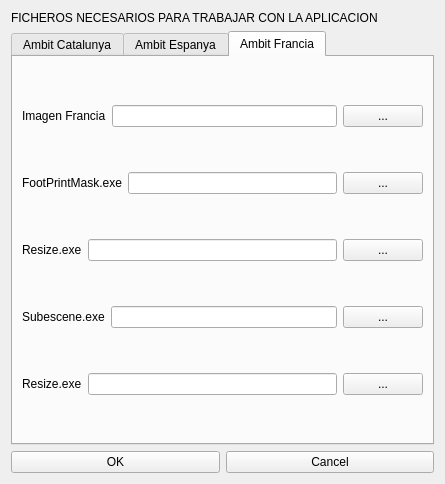
<?xml version="1.0" encoding="UTF-8"?>
<ui version="4.0">
 <class>DialogPre</class>
 <widget class="QDialog" name="DialogPre">
  <property name="geometry">
   <rect>
    <x>0</x>
    <y>0</y>
    <width>445</width>
    <height>484</height>
   </rect>
  </property>
  <property name="windowTitle">
   <string>Dialog</string>
  </property>
  <layout class="QVBoxLayout" name="verticalLayout_4">
   <item>
    <widget class="QLabel" name="label">
     <property name="text">
      <string>FICHEROS NECESARIOS PARA TRABAJAR CON LA APLICACION</string>
     </property>
    </widget>
   </item>
   <item>
    <widget class="QTabWidget" name="tabWidget">
     <property name="currentIndex">
      <number>2</number>
     </property>
     <widget class="QWidget" name="tab">
      <attribute name="title">
       <string>Ambit Catalunya</string>
      </attribute>
      <layout class="QVBoxLayout" name="verticalLayout">
       <item>
        <layout class="QHBoxLayout" name="horizontalLayout">
         <item>
          <widget class="QLabel" name="labelCatalunya">
           <property name="text">
            <string>Imagen Catalunya</string>
           </property>
          </widget>
         </item>
         <item>
          <widget class="QLineEdit" name="lineEditCatlunya">
           <property name="readOnly">
            <bool>true</bool>
           </property>
          </widget>
         </item>
         <item>
          <widget class="QPushButton" name="pushButtonCatalunya">
           <property name="text">
            <string>...</string>
           </property>
          </widget>
         </item>
        </layout>
       </item>
       <item>
        <layout class="QHBoxLayout" name="horizontalLayout_9">
         <item>
          <widget class="QLabel" name="labelExtractionCatalunya">
           <property name="text">
            <string>Extraction.exe</string>
           </property>
          </widget>
         </item>
         <item>
          <widget class="QLineEdit" name="lineEditExtractionCatalunya">
           <property name="readOnly">
            <bool>true</bool>
           </property>
          </widget>
         </item>
         <item>
          <widget class="QPushButton" name="pushButtonExtractionCatalunya">
           <property name="text">
            <string>...</string>
           </property>
          </widget>
         </item>
        </layout>
       </item>
       <item>
        <layout class="QHBoxLayout" name="horizontalLayout_10">
         <item>
          <widget class="QLabel" name="labelResizeCatalunya">
           <property name="text">
            <string>Resize.exe</string>
           </property>
          </widget>
         </item>
         <item>
          <widget class="QLineEdit" name="lineEditResizeCatalunya">
           <property name="readOnly">
            <bool>true</bool>
           </property>
          </widget>
         </item>
         <item>
          <widget class="QPushButton" name="pushButtonResizeCatalunya">
           <property name="text">
            <string>...</string>
           </property>
          </widget>
         </item>
        </layout>
       </item>
       <item>
        <layout class="QHBoxLayout" name="horizontalLayout_11">
         <item>
          <widget class="QLabel" name="labelFootPrintMaskCatalunya">
           <property name="text">
            <string>FootPrintMask.exe</string>
           </property>
          </widget>
         </item>
         <item>
          <widget class="QLineEdit" name="lineEditFootPrintMaskCatalunya">
           <property name="readOnly">
            <bool>true</bool>
           </property>
          </widget>
         </item>
         <item>
          <widget class="QPushButton" name="pushButtonFootPrintMaskCatalunya">
           <property name="text">
            <string>...</string>
           </property>
          </widget>
         </item>
        </layout>
       </item>
       <item>
        <layout class="QHBoxLayout" name="horizontalLayout_12">
         <item>
          <widget class="QLabel" name="labelSubesceneCatalunya">
           <property name="text">
            <string>Subescene.exe</string>
           </property>
          </widget>
         </item>
         <item>
          <widget class="QLineEdit" name="lineEditSubesceneCatalunya">
           <property name="readOnly">
            <bool>true</bool>
           </property>
          </widget>
         </item>
         <item>
          <widget class="QPushButton" name="pushButtonSubesceneCatalunya">
           <property name="text">
            <string>...</string>
           </property>
          </widget>
         </item>
        </layout>
       </item>
       <item>
        <layout class="QHBoxLayout" name="horizontalLayout_13">
         <item>
          <widget class="QLabel" name="labelGeoTransformationCatalunya">
           <property name="text">
            <string>GeoTransformation.exe</string>
           </property>
          </widget>
         </item>
         <item>
          <widget class="QLineEdit" name="lineEditGeoTransformationCatalunya">
           <property name="readOnly">
            <bool>true</bool>
           </property>
          </widget>
         </item>
         <item>
          <widget class="QPushButton" name="pushButtonGeoTransformationCatalunya">
           <property name="text">
            <string>...</string>
           </property>
          </widget>
         </item>
        </layout>
       </item>
      </layout>
     </widget>
     <widget class="QWidget" name="tab_2">
      <attribute name="title">
       <string>Ambit Espanya</string>
      </attribute>
      <layout class="QVBoxLayout" name="verticalLayout_2">
       <item>
        <layout class="QHBoxLayout" name="horizontalLayout_2">
         <item>
          <widget class="QLabel" name="labelEspanya">
           <property name="text">
            <string>Imagen Espanya</string>
           </property>
          </widget>
         </item>
         <item>
          <widget class="QLineEdit" name="lineEditEspanya">
           <property name="readOnly">
            <bool>true</bool>
           </property>
          </widget>
         </item>
         <item>
          <widget class="QPushButton" name="pushButtonEspanya">
           <property name="text">
            <string>...</string>
           </property>
          </widget>
         </item>
        </layout>
       </item>
       <item>
        <layout class="QHBoxLayout" name="horizontalLayout_14">
         <item>
          <widget class="QLabel" name="labelFootPrintMaskEspanya">
           <property name="text">
            <string>FootPrintMask.exe</string>
           </property>
          </widget>
         </item>
         <item>
          <widget class="QLineEdit" name="lineEditFootPrintMaskEspanya">
           <property name="readOnly">
            <bool>true</bool>
           </property>
          </widget>
         </item>
         <item>
          <widget class="QPushButton" name="pushButtonFootPrintMaskEspanya">
           <property name="text">
            <string>...</string>
           </property>
          </widget>
         </item>
        </layout>
       </item>
       <item>
        <layout class="QHBoxLayout" name="horizontalLayout_15">
         <item>
          <widget class="QLabel" name="labelResizeEspanya">
           <property name="text">
            <string>Resize.exe</string>
           </property>
          </widget>
         </item>
         <item>
          <widget class="QLineEdit" name="lineEditResizeEspanya">
           <property name="readOnly">
            <bool>true</bool>
           </property>
          </widget>
         </item>
         <item>
          <widget class="QPushButton" name="pushButtonResizeEspanya">
           <property name="text">
            <string>...</string>
           </property>
          </widget>
         </item>
        </layout>
       </item>
       <item>
        <layout class="QHBoxLayout" name="horizontalLayout_16">
         <item>
          <widget class="QLabel" name="labelSubesceneEspanya">
           <property name="text">
            <string>Subescene.exe</string>
           </property>
          </widget>
         </item>
         <item>
          <widget class="QLineEdit" name="lineEditSubesceneEspanya">
           <property name="readOnly">
            <bool>true</bool>
           </property>
          </widget>
         </item>
         <item>
          <widget class="QPushButton" name="pushButtonSubesceneEspanya">
           <property name="text">
            <string>...</string>
           </property>
          </widget>
         </item>
        </layout>
       </item>
       <item>
        <layout class="QHBoxLayout" name="horizontalLayout_17">
         <item>
          <widget class="QLabel" name="labelGeoTransformationEspanya">
           <property name="text">
            <string>GeoTransformation.exe</string>
           </property>
          </widget>
         </item>
         <item>
          <widget class="QLineEdit" name="lineEditGeoTransformationEspanya">
           <property name="readOnly">
            <bool>true</bool>
           </property>
          </widget>
         </item>
         <item>
          <widget class="QPushButton" name="pushButtonGeoTransformationEspanya">
           <property name="text">
            <string>...</string>
           </property>
          </widget>
         </item>
        </layout>
       </item>
      </layout>
     </widget>
     <widget class="QWidget" name="tab_3">
      <attribute name="title">
       <string>Ambit Francia</string>
      </attribute>
      <layout class="QVBoxLayout" name="verticalLayout_3">
       <item>
        <layout class="QHBoxLayout" name="horizontalLayout_3">
         <item>
          <widget class="QLabel" name="labelFrancia">
           <property name="text">
            <string>Imagen Francia</string>
           </property>
          </widget>
         </item>
         <item>
          <widget class="QLineEdit" name="lineEditFrancia">
           <property name="readOnly">
            <bool>true</bool>
           </property>
          </widget>
         </item>
         <item>
          <widget class="QPushButton" name="pushButtonFrancia">
           <property name="text">
            <string>...</string>
           </property>
          </widget>
         </item>
        </layout>
       </item>
       <item>
        <layout class="QHBoxLayout" name="horizontalLayout_4">
         <item>
          <widget class="QLabel" name="labelFootPrintMaskFrancia">
           <property name="text">
            <string>FootPrintMask.exe</string>
           </property>
          </widget>
         </item>
         <item>
          <widget class="QLineEdit" name="lineEditFootPrintMaskFrancia">
           <property name="readOnly">
            <bool>true</bool>
           </property>
          </widget>
         </item>
         <item>
          <widget class="QPushButton" name="pushButtonFootPrintMaskFrancia">
           <property name="text">
            <string>...</string>
           </property>
          </widget>
         </item>
        </layout>
       </item>
       <item>
        <layout class="QHBoxLayout" name="horizontalLayout_19">
         <item>
          <widget class="QLabel" name="labelResizeFrancia">
           <property name="text">
            <string>Resize.exe</string>
           </property>
          </widget>
         </item>
         <item>
          <widget class="QLineEdit" name="lineEditResizeFrancia">
           <property name="readOnly">
            <bool>true</bool>
           </property>
          </widget>
         </item>
         <item>
          <widget class="QPushButton" name="pushButtonResizeFrancia">
           <property name="text">
            <string>...</string>
           </property>
          </widget>
         </item>
        </layout>
       </item>
       <item>
        <layout class="QHBoxLayout" name="horizontalLayout_20">
         <item>
          <widget class="QLabel" name="labelSubesceneFrancia">
           <property name="text">
            <string>Subescene.exe</string>
           </property>
          </widget>
         </item>
         <item>
          <widget class="QLineEdit" name="lineEditSubesceneFrancia">
           <property name="readOnly">
            <bool>true</bool>
           </property>
          </widget>
         </item>
         <item>
          <widget class="QPushButton" name="pushButtonSubesceneFrancia">
           <property name="text">
            <string>...</string>
           </property>
          </widget>
         </item>
        </layout>
       </item>
       <item>
        <layout class="QHBoxLayout" name="horizontalLayout_21">
         <item>
          <widget class="QLabel" name="labelResizeFrancia_2">
           <property name="text">
            <string>Resize.exe</string>
           </property>
          </widget>
         </item>
         <item>
          <widget class="QLineEdit" name="lineEditResizeFrancia_2">
           <property name="readOnly">
            <bool>true</bool>
           </property>
          </widget>
         </item>
         <item>
          <widget class="QPushButton" name="pushButtonResizeFrancia_2">
           <property name="text">
            <string>...</string>
           </property>
          </widget>
         </item>
        </layout>
       </item>
      </layout>
     </widget>
    </widget>
   </item>
   <item>
    <layout class="QHBoxLayout" name="horizontalLayout_5">
     <item>
      <widget class="QPushButton" name="pushButtonOk">
       <property name="text">
        <string>OK</string>
       </property>
      </widget>
     </item>
     <item>
      <widget class="QPushButton" name="pushButtonCancel">
       <property name="text">
        <string>Cancel</string>
       </property>
      </widget>
     </item>
    </layout>
   </item>
  </layout>
 </widget>
 <resources/>
 <connections/>
</ui>
